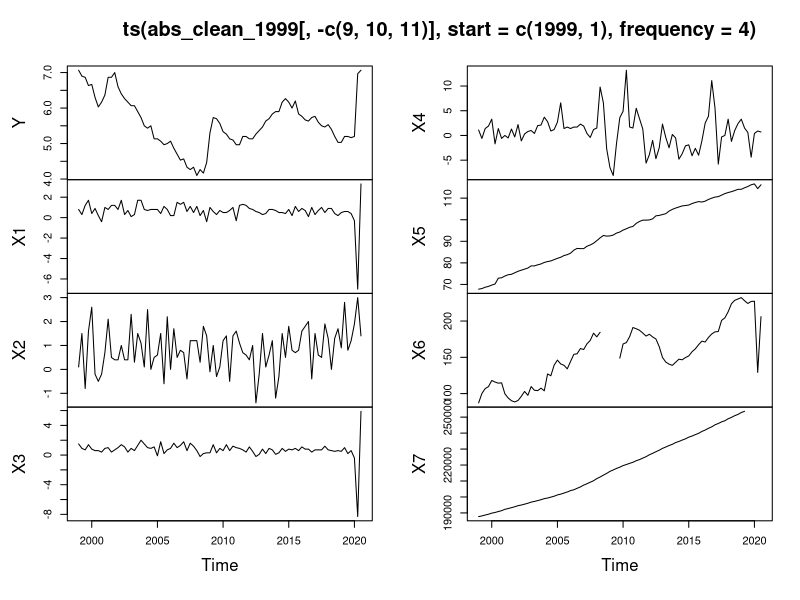
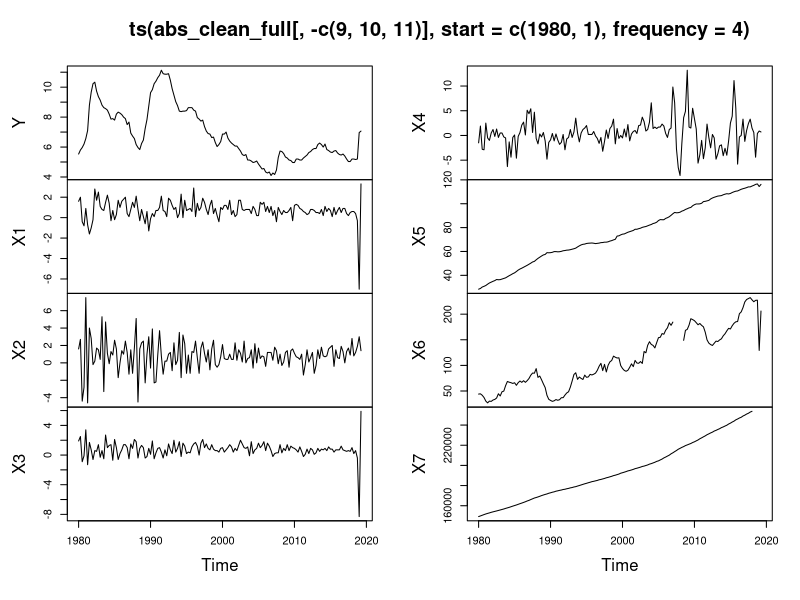

Generate these figures, in order, with R: (Note: this script raises an error after producing the figures.)
#===============================================================================
# The purpose of this script is to explore unemplyoment is Australia over the
# last 20 years. The goal of the script is to compare 2 models ability to 
# detect unemployment in Australia through the use of histoic data 
#===============================================================================
#
# Load in packages =============================================================
library(readxl)
library(dplyr)
library(lubridate)
library(ggplot2)
library(gridExtra)


# Load in data set and define column types in data import=======================
abs <- read_excel("AUS_Data.xlsx", 
                  col_types = c("date", "numeric", "text", 
                                "numeric", "numeric", "numeric", 
                                "numeric", "numeric", "numeric"))
# Data column name cleaning
abs <- abs[-1,] 
abs$period <- abs$...1
abs$...1 <- NULL

# We will also metric for our analysis to the period 1998. We will split date
# out into month and year as seasonality could be captured by doing so which
# might not be captured otherwise. 
abs_clean_full <- as.data.frame(abs) %>% 
  mutate(year = as.factor(lubridate::year(period)),
         month = as.factor(lubridate::month(period))) %>% 
  mutate(X1 = as.numeric(X1)) 
(str(abs_clean_full))

# We will also only retain data from after 1999, as for if we should keep it
# or remove it for ML model it can depend on the context of the research question.
# Does the data before 1999 contain information that could help explain patters?
# Additionally, more data points mean a bigger training sample for the model
abs_clean_1999 <- abs_clean_full %>% 
  filter(period >= "1999-01-01")


# Data exploration==============================================================
# We will not impute missing values yet, as this data is generally seasonal we
# deem it immature without actually having an understating of what is going on. 


# Plot data: Both full and restricted to see how historically before
# 1999 things might have been
#
# Things which stand out from TS plot: - We observe missing observations
#                                      - Unemployment was much higher between 1980 and 1990
#                                      - Around 2019 we observe the following (possibly due to covid):
#                                                        - Increase Unemployment (Y)
#                                                        - Reduction/spike in GDP (X2)
#                                                        - Reduction/spike in All sectors; Final consumption expenditure % (X3)
#                                                        - Reduction/spike job vacancies
#                                                        -*We will need to confirm this this is correct or error in data, as based on
#                                                          prior knowledge GDP looks a little odd
#                                      - Around 2007+ we observe impact of GFC, increase in unemployment, pssobile reduction in
#                                        job vacancies, though appears to be NA values. In addition, spike observed with covid for
#                                        some variables is not observed in GFC eluding to further investigation of ABS data before
#                                        full machine learning model to be implemented. 
#
# Overall, there is clear evidence of cyclical occurrence in the data set which correspondence to 'shocks' in the system
# due to external factors such as Covid-19 and the GFC. Based on the simple TS() plot we do observe some issues which
# will require consulting the literature/external sources to validate the data points and correct handling on NA values.
plot(ts(abs_clean_1999[,-c(9,10,11)], start=c(1999,1), frequency=4))
plot(ts(abs_clean_full[,-c(9,10,11)], start=c(1980,1), frequency=4))


# Many ML models are limited by missing observations, and missing observations==
# must be treated. We observe that X6 and X7 both contain 5 missing observations
# which should be addressed:
#                           -The missing values for X6 appear to correspond to GFC
#                           -The missing values for X7 appear to correspond to just prior to Covid-19
#
# The implications of this is that if we use mean/mediam imputation then it
# might not take into account the real impact of these events which tend to 
# see a reduction in these variables, as such we should keep this in mind
# as we might need to attempt to source the missing values instead.
(na_count <- sapply(abs, function(y) sum(length(which(is.na(y))))) ) 


# Things to consider before going forward=======================================
# We need to do the following: - why do we see a sudden dip and spike for some data points in covid?
#                              - Some of the NA values correspond to world events, as such how should we impute to ensure
#                                we capture this? As it is a deviation from the normal.
#                              - Explore impact on dates/months/years on ML models as this is an area for improvement 

# Data for GDP appears correct for Q2/Q3 2020: https://www.focus-economics.com/countries/australia/news/gdp/lifting-of-restrictions-amid-massive-fiscal-and-monetary-stimulus
# Data for job vacanices appears correct: https://www.abs.gov.au/statistics/labour/jobs/job-vacancies-australia/latest-release


abs_clean_1999 <- na_interpolation(abs_clean_1999)
plot(ts(abs_clean_1999[,-c(9,10,11)], start=c(1999,1), frequency=4))
ggplot_na_distribution(abs_clean_1999$X6)
